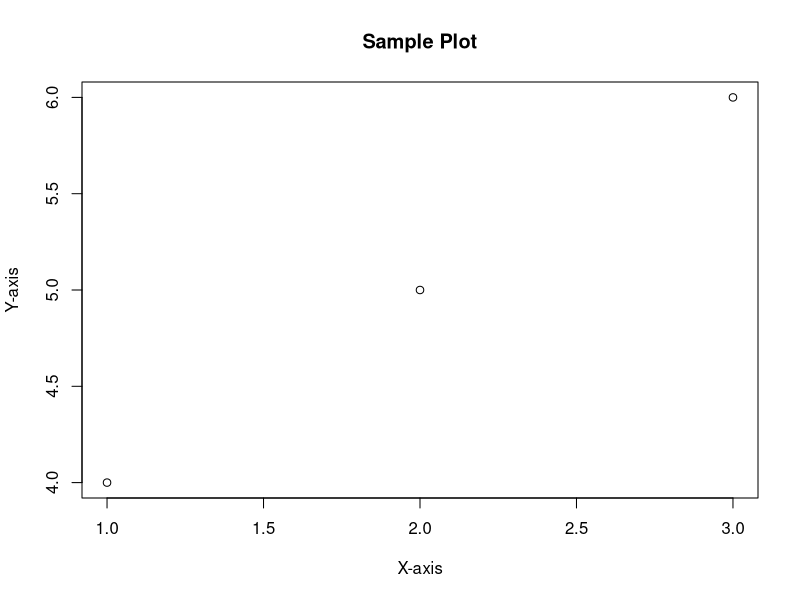

The R script that drew this image:

output_path <- "C:/Users/123/Desktop/STAT-3494w/jump-start-with-git-WK-001-001/figures/sample_plot.pdf"


pdf(file = output_path, width = 7, height = 5)


plot(c(1, 2, 3), c(4, 5, 6), 
     main = "Sample Plot", 
     xlab = "X-axis", 
     ylab = "Y-axis")

dev.off()
